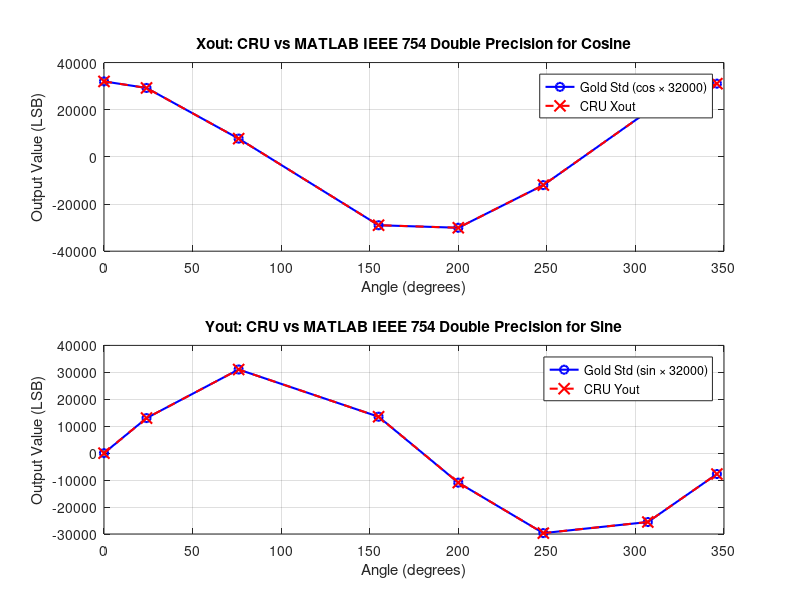
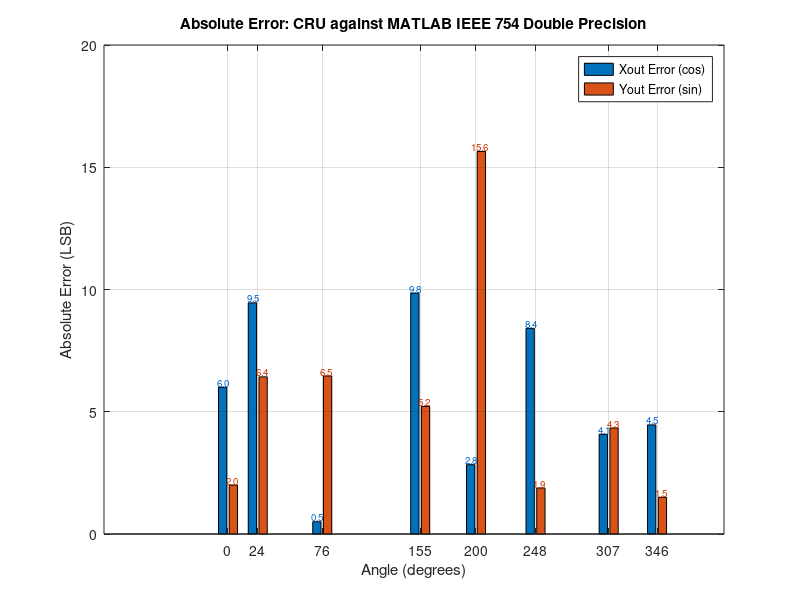
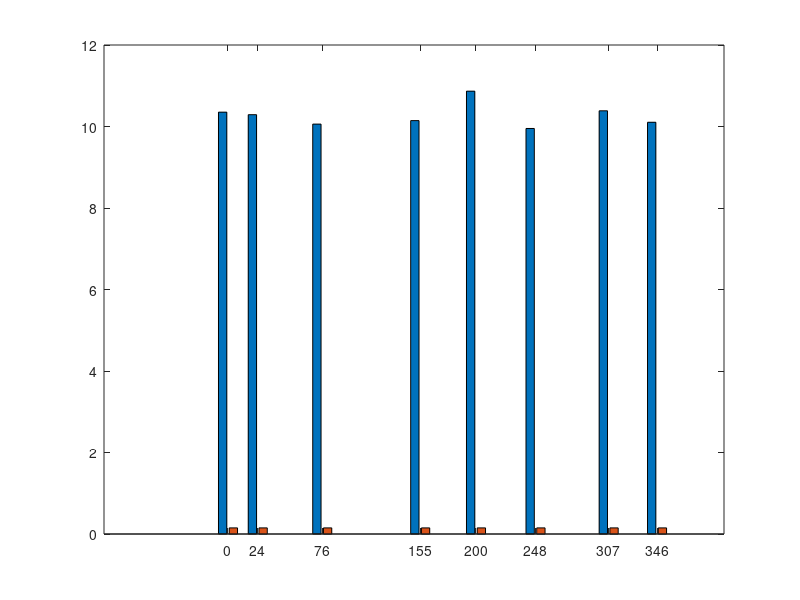

The MATLAB script that drew these images, in order: (Note: this script raises an error after producing the figures.)
% =========================================================================
% CRU Gold Standard Comparison Script with Speedup Analysis
% =========================================================================
% Group 23: Max Mendelow (MNDMAX003) & Sharaav Dhebideen (DHBSHA001)
% =========================================================================

clc; clear; close all;

%% =========================================================================
%  SECTION 1 — CRU RESULTS
%  =========================================================================

test_angles_deg = [0, 24, 76, 155, 200, 248, 307, 346];

eda_Xout = [31994, 29224, 7741, -28992, -30073, -11979, 19254, 31045];
eda_Yout = [2, 13022, 31043, 13529, -10929, -29668, -25552, -7740];

%% -------------------------------------------------------------------------
%  PARAMETERS
%% -------------------------------------------------------------------------
SCALE       = 32000;
CORDIC_GAIN = 1.6467602579;
Xin_fixed   = round(SCALE / CORDIC_GAIN);  % = 19431

CRU_time_ns = 150;  % ns — constant for all test angles

% Timing parameters for gold-standard measurement
NUM_RUNS    = 105;   % total number of repetitions (matches gold_standard.m)
WARMUP_RUNS = 5;     % first N runs to discard (JIT / cache warm-up)

assert(length(test_angles_deg) == length(eda_Xout), ...
    'ERROR: test_angles_deg and eda_Xout must be the same length.');
assert(length(test_angles_deg) == length(eda_Yout), ...
    'ERROR: test_angles_deg and eda_Yout must be the same length.');

n = length(test_angles_deg);

%% =========================================================================
%  SECTION 2 — GOLD STANDARD (IEEE 754) + TIMING
%  =========================================================================
test_angles_rad = deg2rad(test_angles_deg);

gold_Xout = SCALE * cos(test_angles_rad);
gold_Yout = SCALE * sin(test_angles_rad);

% Measure MATLAB execution time for each angle individually.
% Structure mirrors gold_standard.m: preallocate times_us, run NUM_RUNS
% repetitions, discard the first WARMUP_RUNS, then report avg/min/max/std.
gold_avg_us = zeros(1, n);
gold_min_us = zeros(1, n);
gold_max_us = zeros(1, n);
gold_std_us = zeros(1, n);

fprintf('Measuring gold-standard execution times (%d runs, %d discarded each)...\n', ...
    NUM_RUNS, WARMUP_RUNS);

for k = 1:n
    times_us = zeros(1, NUM_RUNS);          % preallocate timing array
    for r = 1:NUM_RUNS
        t_start     = tic;
        gold_Xout_r = round(SCALE * cos(test_angles_rad(k))); %#ok<NASGU>
        gold_Yout_r = round(SCALE * sin(test_angles_rad(k))); %#ok<NASGU>
        times_us(r) = toc(t_start) * 1e6;  % convert s → µs
    end
    % Discard the first WARMUP_RUNS timings
    times_valid    = times_us(WARMUP_RUNS+1 : end);
    gold_avg_us(k) = mean(times_valid);
    gold_min_us(k) = min(times_valid);
    gold_max_us(k) = max(times_valid);
    gold_std_us(k) = std(times_valid);
end

% Convert CRU fixed latency to µs for a consistent unit comparison
CRU_time_us = CRU_time_ns / 1e3;   % 150 ns → 0.150 µs

%% =========================================================================
%  SECTION 3 — SPEEDUP ANALYSIS
%  =========================================================================
% Speedup = (MATLAB average time) / (CRU hardware time)
% A value > 1 means the CRU is faster than MATLAB double-precision.
speedup = gold_avg_us / CRU_time_us;

%% -------------------------------------------------------------------------
%  ANGLE ENCODING (for Verilog testbench reference)
%% -------------------------------------------------------------------------
angle_raw = mod(round(test_angles_deg / 360 * 65536), 65536);
quadrant  = mod(floor(test_angles_deg / 90), 4);

%% =========================================================================
%  SECTION 4 — ACCURACY ERROR ANALYSIS
%  =========================================================================
error_X_lsb = abs(eda_Xout - gold_Xout);
error_Y_lsb = abs(eda_Yout - gold_Yout);
error_X_pct = (error_X_lsb / SCALE) * 100;
error_Y_pct = (error_Y_lsb / SCALE) * 100;
max_err_lsb = max(error_X_lsb, error_Y_lsb);

%% =========================================================================
%  SECTION 5 — CONSOLE OUTPUT
%  =========================================================================
fprintf('\n=============================================================\n');
fprintf(' CRU CORDIC — CRU vs Gold Standard\n');
fprintf(' Xin = %d  |  Scale = %d  |  Stages = 16\n', Xin_fixed, SCALE);
fprintf(' Number of test points: %d\n', n);
fprintf('=============================================================\n\n');

fprintf('%-8s %-8s %-12s %-12s %-10s %-12s %-12s %-10s %-10s %-10s\n', ...
    'Angle', 'Quad', 'Gold Xout', 'EDA Xout', 'Xerr(LSB)', ...
    'Gold Yout', 'EDA Yout', 'Yerr(LSB)', 'Max Err', 'Err(%)');
fprintf('%s\n', repmat('-', 1, 112));

for k = 1:n
    fprintf('%-8d %-8d %-12.1f %-12d %-10.2f %-12.1f %-12d %-10.2f %-10.2f %-10.5f\n', ...
        test_angles_deg(k), quadrant(k), ...
        gold_Xout(k), eda_Xout(k), error_X_lsb(k), ...
        gold_Yout(k), eda_Yout(k), error_Y_lsb(k), ...
        max_err_lsb(k), (max_err_lsb(k) / SCALE) * 100);
end

fprintf('\n--- Accuracy Summary ---\n');
fprintf('Max Xout error  : %6.3f LSB  (%8.5f%%)\n', max(error_X_lsb), max(error_X_pct));
fprintf('Max Yout error  : %6.3f LSB  (%8.5f%%)\n', max(error_Y_lsb), max(error_Y_pct));
fprintf('Mean Xout error : %6.3f LSB\n', mean(error_X_lsb));
fprintf('Mean Yout error : %6.3f LSB\n', mean(error_Y_lsb));
fprintf('Overall max err : %6.3f LSB  (%8.5f%%)\n', ...
    max([error_X_lsb, error_Y_lsb]), max([error_X_pct, error_Y_pct]));

fprintf('\n--- Speedup Summary (CRU = %d ns = %.3f us, fixed) ---\n', ...
    CRU_time_ns, CRU_time_us);
fprintf('%s\n', repmat('=', 1, 80));
for k = 1:n
    fprintf(' Angle            : %g degrees\n',  test_angles_deg(k));
    fprintf(' Gold Xout        : %d LSB\n',      round(gold_Xout(k)));
    fprintf(' Gold Yout        : %d LSB\n',      round(gold_Yout(k)));
    fprintf(' Timing Summary   (%d runs, %d discarded)\n', NUM_RUNS, WARMUP_RUNS);
    fprintf('   Average time   : %.4f us\n',     gold_avg_us(k));
    fprintf('   Min time       : %.4f us\n',     gold_min_us(k));
    fprintf('   Max time       : %.4f us\n',     gold_max_us(k));
    fprintf('   Std deviation  : %.4f us\n',     gold_std_us(k));
    fprintf('   CRU time       : %.4f us  (constant)\n', CRU_time_us);
    fprintf('   Speedup        : %.3fx\n',       speedup(k));
    fprintf('%s\n', repmat('-', 1, 80));
end
fprintf('\nOverall average speedup : %.3fx\n', mean(speedup));
fprintf('Min speedup             : %.3fx  (at %d deg)\n', ...
    min(speedup), test_angles_deg(speedup == min(speedup)));
fprintf('Max speedup             : %.3fx  (at %d deg)\n', ...
    max(speedup), test_angles_deg(speedup == max(speedup)));

fprintf('\n--- Verilog Testbench Angle Reference ---\n');
fprintf('%-10s %-12s %-8s %-6s\n', 'Angle (deg)', 'angle_raw', 'Hex', 'Quad');
fprintf('%s\n', repmat('-', 1, 40));
for k = 1:n
    fprintf('%-10d %-12d 0x%04X   %d\n', ...
        test_angles_deg(k), angle_raw(k), angle_raw(k), quadrant(k));
end

%% =========================================================================
%  SECTION 6 — PLOTS
%  =========================================================================

%% --- PLOT 1: Gold Standard vs CRU (Xout and Yout) -------------
figure('Name', 'EDA vs Gold Standard', 'NumberTitle', 'off', ...
    'Position', [100 100 900 600]);

subplot(2,1,1);
plot(test_angles_deg, gold_Xout, 'b-o', 'LineWidth', 1.5, ...
    'DisplayName', 'Gold Std (cos \times 32000)');
hold on;
plot(test_angles_deg, eda_Xout, 'r--x', 'LineWidth', 1.5, ...
    'MarkerSize', 8, 'DisplayName', 'CRU Xout');
xlabel('Angle (degrees)'); ylabel('Output Value (LSB)');
title('Xout: CRU vs MATLAB IEEE 754 Double Precision for Cosine');
legend('Location', 'best'); grid on;

subplot(2,1,2);
plot(test_angles_deg, gold_Yout, 'b-o', 'LineWidth', 1.5, ...
    'DisplayName', 'Gold Std (sin \times 32000)');
hold on;
plot(test_angles_deg, eda_Yout, 'r--x', 'LineWidth', 1.5, ...
    'MarkerSize', 8, 'DisplayName', 'CRU Yout');
xlabel('Angle (degrees)'); ylabel('Output Value (LSB)');
title('Yout: CRU vs MATLAB IEEE 754 Double Precision for Sine');
legend('Location', 'best'); grid on;

%% --- PLOT 2: Absolute Error per Angle ------------------------------------
figure('Name', 'Error Analysis', 'NumberTitle', 'off', ...
    'Position', [100 750 900 400]);

bar(test_angles_deg, [error_X_lsb', error_Y_lsb'], 'grouped');
xlabel('Angle (degrees)'); ylabel('Absolute Error (LSB)');
title('Absolute Error: CRU against MATLAB IEEE 754 Double Precision');
legend('Xout Error (cos)', 'Yout Error (sin)', 'Location', 'best');
grid on; hold on;

% Annotate bars with numeric error values
bar_width_half = (test_angles_deg(2) - test_angles_deg(1)) * 0.15;
for k = 1:n
    text(test_angles_deg(k) - bar_width_half, error_X_lsb(k) + 0.2, ...
        num2str(error_X_lsb(k), '%.1f'), 'FontSize', 7, ...
        'HorizontalAlignment', 'center', 'Color', [0 0.4 0.8]);
    text(test_angles_deg(k) + bar_width_half, error_Y_lsb(k) + 0.2, ...
        num2str(error_Y_lsb(k), '%.1f'), 'FontSize', 7, ...
        'HorizontalAlignment', 'center', 'Color', [0.8 0.2 0]);
end

%% --- PLOT 4: Execution Time Comparison (MATLAB vs CRU) ---------------------
figure('Name', 'Execution Time Comparison', 'NumberTitle', 'off', ...
    'Position', [100 100 900 420]);

cru_times_rep = repmat(CRU_time_us, 1, n);   % flat 0.150 µs line

bar_data = [gold_avg_us', cru_times_rep'];
b = bar(test_angles_deg, bar_data, 'grouped');
b(1).FaceColor = [0.2 0.4 0.8];   % blue  — MATLAB gold standard
b(2).FaceColor = [0.9 0.3 0.1];   % red   — CRU hardware

xlabel('Angle (degrees)'); ylabel('Execution Time (\mus)');
title('Execution Time: CRU vs MATLAB IEEE 754 Double Precision');
legend('MATLAB (Gold Standard)', ...
    sprintf('CRU Hardware (%.3f \\mus fixed)', CRU_time_us), ...
    'Location', 'best');
grid on; hold on;

% Mark the constant CRU line explicitly for clarity
yline(CRU_time_us, 'r--', 'LineWidth', 1.5, ...
    'Label', sprintf('CRU = %.3f \\mus (constant)', CRU_time_us), ...
    'LabelVerticalAlignment', 'bottom');

% Annotate each gold-standard bar with its avg value
for k = 1:n
    text(test_angles_deg(k), gold_avg_us(k) + gold_avg_us(k)*0.02, ...
        sprintf('%.4f', gold_avg_us(k)), 'FontSize', 8, ...
        'HorizontalAlignment', 'center', 'Color', [0.1 0.2 0.6]);
end

%% --- PLOT 5: Speedup Bar Chart -------------------------------------------
figure('Name', 'Speedup', 'NumberTitle', 'off', 'Position', [100 580 900 420]);

b2 = bar(test_angles_deg, speedup, 0.55, 'FaceColor', [0.2 0.65 0.3]);

xlabel('Angle (degrees)'); ylabel('Speedup (×)');
title('Speedup: CRU vs MATLAB IEEE 754 Double Precision');
grid on; hold on;

% Reference line at speedup = 1 (break-even)
yline(1, 'k--', 'LineWidth', 1.2, 'Label', 'Break-even (1×)', ...
    'LabelVerticalAlignment', 'bottom');

% Average speedup reference line
avg_su = mean(speedup);
yline(avg_su, 'b--', 'LineWidth', 1.5, ...
    'Label', sprintf('Avg = %.2f×', avg_su), ...
    'LabelVerticalAlignment', 'top');

% Annotate bars
for k = 1:n
    text(test_angles_deg(k), speedup(k) + 0.05, ...
        sprintf('%.2f×', speedup(k)), 'FontSize', 9, ...
        'HorizontalAlignment', 'center', 'FontWeight', 'bold');
end

ylim([0, max(speedup) * 1.25]);
xticks(test_angles_deg);
xticklabels(arrayfun(@(x) sprintf('%d°', x), test_angles_deg, ...
    'UniformOutput', false));
